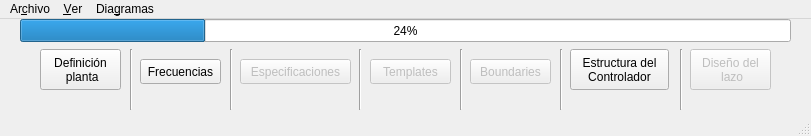
<?xml version="1.0" encoding="UTF-8"?>
<ui version="4.0">
 <class>WindowsGeneral</class>
 <widget class="QMainWindow" name="WindowsGeneral">
  <property name="geometry">
   <rect>
    <x>0</x>
    <y>0</y>
    <width>811</width>
    <height>136</height>
   </rect>
  </property>
  <property name="windowTitle">
   <string>MainWindow</string>
  </property>
  <widget class="QWidget" name="centralwidget">
   <widget class="QProgressBar" name="barraprogreso">
    <property name="geometry">
     <rect>
      <x>20</x>
      <y>0</y>
      <width>771</width>
      <height>23</height>
     </rect>
    </property>
    <property name="value">
     <number>24</number>
    </property>
   </widget>
   <widget class="QPushButton" name="BDefiPlanta">
    <property name="geometry">
     <rect>
      <x>40</x>
      <y>30</y>
      <width>81</width>
      <height>41</height>
     </rect>
    </property>
    <property name="text">
     <string>Definición 
 planta</string>
    </property>
   </widget>
   <widget class="QPushButton" name="BEspi">
    <property name="enabled">
     <bool>false</bool>
    </property>
    <property name="geometry">
     <rect>
      <x>240</x>
      <y>40</y>
      <width>111</width>
      <height>25</height>
     </rect>
    </property>
    <property name="text">
     <string>Especificaciones</string>
    </property>
   </widget>
   <widget class="QPushButton" name="BFrec">
    <property name="enabled">
     <bool>true</bool>
    </property>
    <property name="geometry">
     <rect>
      <x>140</x>
      <y>40</y>
      <width>81</width>
      <height>25</height>
     </rect>
    </property>
    <property name="text">
     <string>Frecuencias</string>
    </property>
   </widget>
   <widget class="QPushButton" name="BTemp">
    <property name="enabled">
     <bool>false</bool>
    </property>
    <property name="geometry">
     <rect>
      <x>370</x>
      <y>40</y>
      <width>81</width>
      <height>25</height>
     </rect>
    </property>
    <property name="text">
     <string>Templates</string>
    </property>
   </widget>
   <widget class="QPushButton" name="BBoun">
    <property name="enabled">
     <bool>false</bool>
    </property>
    <property name="geometry">
     <rect>
      <x>470</x>
      <y>40</y>
      <width>81</width>
      <height>25</height>
     </rect>
    </property>
    <property name="text">
     <string>Boundaries</string>
    </property>
   </widget>
   <widget class="QPushButton" name="BDiLaz">
    <property name="enabled">
     <bool>false</bool>
    </property>
    <property name="geometry">
     <rect>
      <x>690</x>
      <y>30</y>
      <width>81</width>
      <height>41</height>
     </rect>
    </property>
    <property name="text">
     <string>Diseño del 
 lazo</string>
    </property>
   </widget>
   <widget class="Line" name="line">
    <property name="geometry">
     <rect>
      <x>350</x>
      <y>30</y>
      <width>20</width>
      <height>61</height>
     </rect>
    </property>
    <property name="orientation">
     <enum>Qt::Vertical</enum>
    </property>
   </widget>
   <widget class="Line" name="line_2">
    <property name="geometry">
     <rect>
      <x>460</x>
      <y>30</y>
      <width>3</width>
      <height>61</height>
     </rect>
    </property>
    <property name="orientation">
     <enum>Qt::Vertical</enum>
    </property>
   </widget>
   <widget class="Line" name="line_4">
    <property name="geometry">
     <rect>
      <x>560</x>
      <y>30</y>
      <width>3</width>
      <height>61</height>
     </rect>
    </property>
    <property name="orientation">
     <enum>Qt::Vertical</enum>
    </property>
   </widget>
   <widget class="Line" name="line_3">
    <property name="geometry">
     <rect>
      <x>680</x>
      <y>30</y>
      <width>3</width>
      <height>61</height>
     </rect>
    </property>
    <property name="orientation">
     <enum>Qt::Vertical</enum>
    </property>
   </widget>
   <widget class="Line" name="line_5">
    <property name="geometry">
     <rect>
      <x>230</x>
      <y>30</y>
      <width>3</width>
      <height>61</height>
     </rect>
    </property>
    <property name="orientation">
     <enum>Qt::Vertical</enum>
    </property>
   </widget>
   <widget class="Line" name="line_6">
    <property name="geometry">
     <rect>
      <x>130</x>
      <y>30</y>
      <width>3</width>
      <height>61</height>
     </rect>
    </property>
    <property name="orientation">
     <enum>Qt::Vertical</enum>
    </property>
   </widget>
   <widget class="QPushButton" name="BECont">
    <property name="geometry">
     <rect>
      <x>570</x>
      <y>30</y>
      <width>99</width>
      <height>41</height>
     </rect>
    </property>
    <property name="text">
     <string>Estructura del
Controlador</string>
    </property>
   </widget>
  </widget>
  <widget class="QMenuBar" name="menubar">
   <property name="geometry">
    <rect>
     <x>0</x>
     <y>0</y>
     <width>811</width>
     <height>30</height>
    </rect>
   </property>
   <widget class="QMenu" name="menuArchivo">
    <property name="title">
     <string>Ar&amp;chivo</string>
    </property>
    <addaction name="actionNuevo"/>
    <addaction name="actionAbrir"/>
    <addaction name="separator"/>
    <addaction name="actionGuardar"/>
    <addaction name="actionGuardar_como"/>
   </widget>
   <widget class="QMenu" name="menuVer">
    <property name="title">
     <string>&amp;Ver</string>
    </property>
    <addaction name="separator"/>
    <addaction name="actionConsola"/>
   </widget>
   <widget class="QMenu" name="menuDiagramas">
    <property name="title">
     <string>Dia&amp;gramas</string>
    </property>
    <addaction name="barraDiagramaBode"/>
    <addaction name="actionTemplates"/>
    <addaction name="actionBoundaries"/>
    <addaction name="actionLazo"/>
   </widget>
   <addaction name="menuArchivo"/>
   <addaction name="menuVer"/>
   <addaction name="menuDiagramas"/>
  </widget>
  <widget class="QStatusBar" name="statusbar"/>
  <action name="actionNuevo">
   <property name="text">
    <string>&amp;Nuevo</string>
   </property>
  </action>
  <action name="actionAbrir">
   <property name="text">
    <string>&amp;Abrir</string>
   </property>
  </action>
  <action name="actionGuardar">
   <property name="text">
    <string>&amp;Guardar</string>
   </property>
  </action>
  <action name="actionGuardar_como">
   <property name="text">
    <string>Guardar &amp;como...</string>
   </property>
  </action>
  <action name="actionConsola">
   <property name="text">
    <string>&amp;Consola</string>
   </property>
  </action>
  <action name="barraDiagramaBode">
   <property name="enabled">
    <bool>false</bool>
   </property>
   <property name="text">
    <string>&amp;Diagrama de Bode</string>
   </property>
  </action>
  <action name="actionDiagrama_Lazo_Nichols_2">
   <property name="text">
    <string>&amp;Diagrama Lazo Nichols</string>
   </property>
  </action>
  <action name="actionDiagrama_Lazo_Nyquist">
   <property name="text">
    <string>Diagrama &amp;Lazo Nyquist</string>
   </property>
  </action>
  <action name="actionTodos_los_Diagramas_2">
   <property name="text">
    <string>&amp;Todos los Diagramas</string>
   </property>
  </action>
  <action name="actionTemplates">
   <property name="text">
    <string>&amp;Templates</string>
   </property>
  </action>
  <action name="actionBoundaries">
   <property name="text">
    <string>&amp;Boundaries</string>
   </property>
  </action>
  <action name="actionLazo">
   <property name="text">
    <string>Lazo</string>
   </property>
  </action>
 </widget>
 <resources/>
 <connections/>
</ui>
